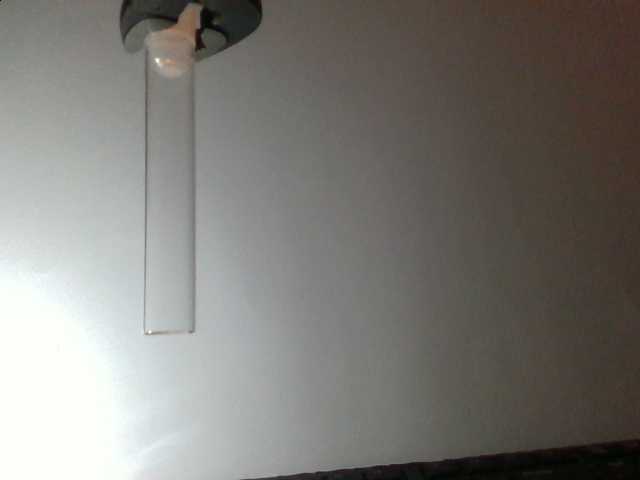
//> input picture VialsForProject/DarkRoomVial.png, 640 x 480 px
$ ./Source   (built with g++ and OpenCV 4)
//> lines starting //> are read from the running program, lines starting //| are printed output that depends on the picture; after the words box and inside, x2 and y2 are one past the last pixel; in counts of white or black regions, pixels touching at a corner belong together
#include <iostream>
#include <opencv2/core.hpp>
#include <opencv2/highgui.hpp>
#include <opencv2/imgproc.hpp>
#include <opencv2/imgcodecs.hpp>

using namespace cv;
using namespace std;

struct Vialfeatures
{
	int contourIndex;
	int area;
	int perimeter;
	float circularity;
	bool hasCrack;
	float elongation;
};

void Good()
{
	//Load the Image needed:
	Mat vial = imread("C:\\Users\\andre\\OneDrive\\Skrivebord\\ProjectRelated\\VialsForProject\\DarkRoomVial.png");
//> vial is the input picture: 480 rows x 640 cols, CV_8UC3; mean B, G, R 118.6, 123.4, 125.4

	if (vial.empty()) cout << "Failed loading image" << endl;
	else cout << "Image Loaded succesfully" << endl;

	//Defining Region Of Interest (ROI):
	Rect ROI = Rect(115, 43, 106, 312); // ROI of interest for DarkRoomVials (115,43,106,312) , Found using ImageJ (For other vials: 198, 108, 139, 372)
	Mat vial_ROI = vial(ROI);

	//For the Good Vial:
	Mat Grayscale = Mat(vial_ROI.size(), CV_8U);
	Mat vial_Blur = Mat(vial_ROI.size(), CV_8U);
	Mat vial_Subt = Mat(vial_ROI.size(), CV_8U);
	Mat vial_Thresh = Mat(vial_ROI.size(), CV_8U);
	Mat ContourIMG = Mat(vial_ROI.size(), CV_8U);


	//Thresholding:
	medianBlur(vial_ROI, vial_Blur, 41); //Blurring image to get rid of uneven lighting.
	subtract(vial_Blur, vial_ROI, vial_Subt); //Subtracting background to only get circumference of vial.

	//Before threshold can be applied a color-to-grayscale is needed using cvtColor:
	cvtColor(vial_Subt, Grayscale, COLOR_BGR2GRAY);

	//Now the most optimal threshold is found, using threshold command:
	threshold(Grayscale, vial_Thresh, 0, 255, THRESH_BINARY | THRESH_OTSU);
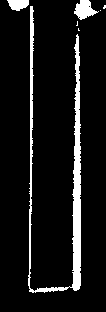
//> vial_Thresh: 312 rows x 106 cols, CV_8UC1; 8.9% white; 7 white regions (4 under 20 px), largest, box (x1, y1, x2, y2) and area: (28, 6, 81, 293) 2460, (74, 0, 99, 20) 284, (7, 0, 29, 11) 179

	//Morpholoy application Good Vial:
	//Morphology matrices:
	Mat vial_morph1 = Mat(vial_ROI.size(), CV_8U);
	Mat vial_morph2 = Mat(vial_ROI.size(), CV_8U);
	Mat vial_morph3 = Mat(vial_ROI.size(), CV_8U);
	Mat vial_morph4 = Mat(vial_ROI.size(), CV_8U);
	Mat ElemOpen = getStructuringElement(MORPH_RECT, Size(1, 4));
	Mat ElemClose = getStructuringElement(MORPH_ELLIPSE, Size(3, 6));
	Mat ElemDilate = getStructuringElement(MORPH_RECT, Size(7, 7));
	Mat ElemErode = getStructuringElement(MORPH_RECT, Size(6, 6));
	morphologyEx(vial_Thresh, vial_morph1, MORPH_DILATE, ElemDilate);
//> vial_morph1: 312 rows x 106 cols, CV_8UC1; 22.2% white; 1 white region, box (x1, y1, x2, y2) and area: (4, 0, 106, 296) 7353
	morphologyEx(vial_morph1, vial_morph2, MORPH_CLOSE, ElemClose);
//> vial_morph2: 312 rows x 106 cols, CV_8UC1; 22.5% white; 1 white region, box (x1, y1, x2, y2) and area: (4, 0, 106, 297) 7435
	morphologyEx(vial_morph2, vial_morph3, MORPH_OPEN, ElemOpen);
//> vial_morph3: 312 rows x 106 cols, CV_8UC1; 22.6% white; 1 white region, box (x1, y1, x2, y2) and area: (4, 0, 106, 298) 7489
	morphologyEx(vial_morph3, vial_morph4, MORPH_ERODE, ElemErode);
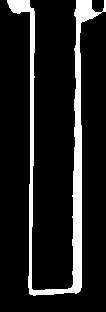
//> vial_morph4: 312 rows x 106 cols, CV_8UC1; 12.3% white; 1 white region


	//Contouring:
	vector<vector<Point>> Gcontours;
	vector<Vec4i> hierarchy;

	findContours(vial_morph4, Gcontours, hierarchy, RETR_TREE, CHAIN_APPROX_NONE);
//> Gcontours = 1 contour; box (x1, y1, x2, y2) and area: (7, 0, 106, 296) 3390

	vector<Vialfeatures> featVec;

	//Looping through all contours, for now only external contours (hierarchy-parent = -1):
	//Save contour index and features in a vector:

	for (int i = 0; i < Gcontours.size(); i++)
	{
		if (hierarchy[i][3] == -1)
		{
			Vialfeatures G;
			G.contourIndex = i;
			G.area = contourArea(Gcontours[i]);
			G.perimeter = arcLength(Gcontours[i], true);
			G.circularity = (4 * 3.14 * G.area) / pow(G.perimeter, 2);
			G.hasCrack = (hierarchy[i][2] == -1) ? false : true;

			RotatedRect box = minAreaRect(Gcontours[i]);
			G.elongation = max(box.size.width / box.size.height, box.size.height / box.size.width);

			cout << "G.Area:" << G.area << "; G.Perimeter:" << G.perimeter << "; G.Circularity:" << G.circularity << "; G.Cracks:" << G.hasCrack << "; G.Elongation:" << G.elongation << endl;

			featVec.push_back(G);
		}
	}
//> this loop made 1 pass
//> (G.area, G.perimeter, G.circularity, G.hasCrack, box, G.elongation) on pass 1: (3389, 1383, 0.0223, false, centre (56, 147.5), size (295, 98), angle -90, 3.01)
//| G.Area:3389; G.Perimeter:1383; G.Circularity:0.0222544; G.Cracks:0; G.Elongation:3.0102

	for (int i = 0; i < featVec.size(); i++)
	{
		if (featVec[i].area < 5000)
		{
			drawContours(ContourIMG, Gcontours, featVec[i].contourIndex, Scalar(0, 150, 0), 1);
		}

		if (featVec[i].elongation > 1000)
		{
			drawContours(ContourIMG, Gcontours, featVec[i].contourIndex, Scalar(255, 0, 0), 1);
		}

		if (featVec[i].area < 10000 && featVec[i].hasCrack == true)
		{
			drawContours(ContourIMG, Gcontours, featVec[i].contourIndex, Scalar(255, 255, 0), 1);
		}

	}
//> ContourIMG: 312 rows x 106 cols, CV_8UC1; every value is 0


	//Results with Good vial:
	//imshow("Original Image", vial);
	//imshow("Background", vial_Subt);
	imshow("Region of Interest", vial_ROI);
	imshow("Threshold", vial_Thresh);
	imshow("Morphology", vial_morph4);
	imshow("Contours", ContourIMG);
}

void Bad()
{
	Mat BadVial = imread("C:\\Users\\andre\\OneDrive\\Skrivebord\\ProjectRelated\\VialsForProject\\DarkRoomCrack.png");
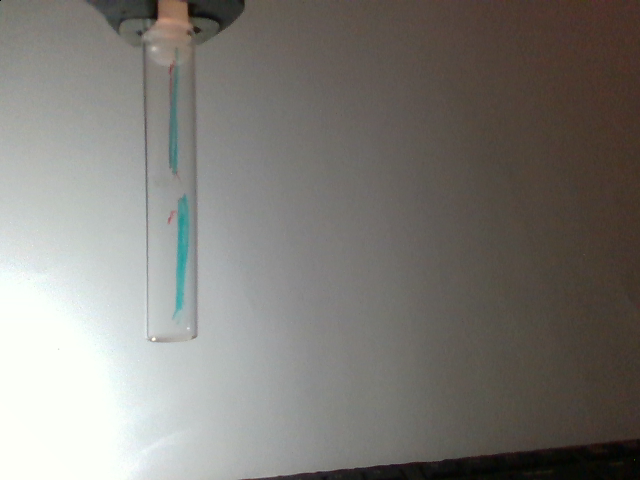
//> input picture VialsForProject/DarkRoomCrack.png, 640 x 480 px
//> BadVial is the input picture: 480 rows x 640 cols, CV_8UC3; mean B, G, R 118.8, 123.7, 126.4


	if (BadVial.empty()) cout << "Failed loading Image" << endl;
	else cout << "Image Loaded succesfully" << endl;

	//Defining Region Of Interest (ROI):
	Rect ROI = Rect(115, 43, 106, 312); // ROI of interest for DarkRoomVials, Found using ImageJ (For other vials: 198, 108, 139, 372)
	Mat BadVial_ROI = BadVial(ROI);
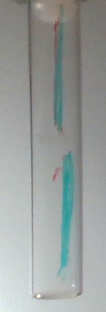
//> BadVial_ROI: 312 rows x 106 cols, CV_8UC3; mean B, G, R 156.5, 158.5, 153.5

	//Bad Vial:
	Mat GrayscaleBad = Mat(BadVial_ROI.size(), CV_8U);
	Mat vial_BlurBad = Mat(BadVial_ROI.size(), CV_8U);
	Mat vial_SubtBad = Mat(BadVial_ROI.size(), CV_8U);
	Mat vial_ThreshBad = Mat(BadVial_ROI.size(), CV_8U);
	Mat ContourIMGBad = Mat(BadVial_ROI.size(), CV_8U);


	//Thresholding:
	medianBlur(BadVial_ROI, vial_BlurBad, 31); //Blurring image to get rid of uneven lighting. (Number needs to be uneven)
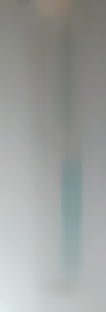
//> vial_BlurBad: 312 rows x 106 cols, CV_8UC3; mean B, G, R 158, 160.2, 157.1
	subtract(vial_BlurBad, BadVial_ROI, vial_SubtBad); //Subtracting background to only get circumference of vial.

	//Before threshold can be applied a color-to-grayscale is needed using cvtColor:
	cvtColor(vial_SubtBad, GrayscaleBad, COLOR_BGR2GRAY);
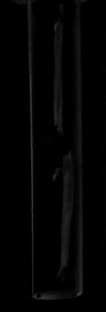
//> GrayscaleBad: 312 rows x 106 cols, CV_8UC1; min 0, max 68, mean 3.9

	//Now the most optimal threshold is found, using threshold command:
	threshold(GrayscaleBad, vial_ThreshBad, 0, 255, THRESH_BINARY | THRESH_OTSU);
//> vial_ThreshBad: 312 rows x 106 cols, CV_8UC1; 12.8% white; 8 white regions (3 under 20 px), largest, box (x1, y1, x2, y2) and area: (75, 0, 87, 297) 1339, (13, 0, 72, 300) 1031, (57, 151, 74, 277) 1016, (53, 21, 63, 133) 776, (52, 168, 60, 181) 42

	//Morpholoy application Good Vial:
	//Morphology matrices:
	Mat Badvial_morph1 = Mat(BadVial_ROI.size(), CV_8U);
	Mat Badvial_morph2 = Mat(BadVial_ROI.size(), CV_8U);
	Mat Badvial_morph3 = Mat(BadVial_ROI.size(), CV_8U);
	Mat BadElem1 = getStructuringElement(MORPH_RECT, Size(2, 5));
	Mat BadElem2 = getStructuringElement(MORPH_ELLIPSE, Size(4, 6));
	Mat BadElem3 = getStructuringElement(MORPH_RECT, Size(1, 1));
	morphologyEx(vial_ThreshBad, Badvial_morph1, MORPH_DILATE, BadElem1);
//> Badvial_morph1: 312 rows x 106 cols, CV_8UC1; 17.8% white; 6 white regions, box (x1, y1, x2, y2) and area: (75, 0, 88, 299) 1837, (13, 0, 73, 302) 1673, (57, 149, 75, 279) 1253, (53, 19, 64, 135) 991, (52, 166, 61, 183) 93, (60, 3, 64, 16) 44
	morphologyEx(Badvial_morph1, Badvial_morph2, MORPH_CLOSE, BadElem2);
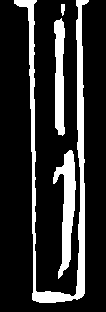
//> Badvial_morph2: 312 rows x 106 cols, CV_8UC1; 18% white; 4 white regions
	morphologyEx(Badvial_morph2, Badvial_morph3, MORPH_ERODE, BadElem3);


	//Contouring:
	vector<vector<Point>> Bcontours;
	vector<Vec4i> Bhierarchy;

	findContours(Badvial_morph3, Bcontours, Bhierarchy, RETR_TREE, CHAIN_APPROX_NONE);
//> Bcontours = 4 contours; box (x1, y1, x2, y2) and area: (14, 0, 89, 303) 2896, (53, 150, 76, 279) 1205, (54, 18, 65, 136) 881, (61, 4, 65, 16) 26; Bhierarchy = 4 items: [1, -1, -1, -1], [2, 0, -1, -1], [3, 1, -1, -1], [-1, 2, -1, -1]

	vector<Vialfeatures> BfeatVec;

	//Looping through all contours, for now only external contours (hierarchy-parent = -1):
	//Save contour index and features in a vector:

	for (int i = 0; i < Bcontours.size(); i++)
	{
		if (Bhierarchy[i][3] == -1)
		{
			Vialfeatures B;
			B.contourIndex = i;
			B.area = contourArea(Bcontours[i]);
			B.perimeter = arcLength(Bcontours[i], true);
			B.circularity = (4 * 3.14 * B.area) / pow(B.perimeter, 2);
			B.hasCrack = (Bhierarchy[i][2] == -1) ? false : true;

			RotatedRect box = minAreaRect(Bcontours[i]);
			B.elongation = max(box.size.width / box.size.height, box.size.height / box.size.width);

			cout << "Area:" << B.area << "; Perimeter:" << B.perimeter << "; Circularity:" << B.circularity << "; Cracks:" << B.hasCrack << "; Elongation:" << B.elongation << endl;

			BfeatVec.push_back(B);
		}
	}
//> this loop made 4 passes
//> (B.area, B.perimeter, B.circularity, box, B.elongation) on passes 1 to 4: (1205, 306, 0.162, centre (65.7, 213.9), size (22.1, 127.2), angle -3, 5.76), (881, 249, 0.178, centre (59, 76.5), size (117, 10), angle -90, 11.7), (25, 26, 0.464, centre (62.5, 9.5), size (11, 3), angle -90, 3.67), (2896, 1351, 0.0199, centre (51, 151), size (302, 74), angle -90, 4.08)
//| Area:1205; Perimeter:306; Circularity:0.161634; Cracks:0; Elongation:5.76429
//| Area:881; Perimeter:249; Circularity:0.178471; Cracks:0; Elongation:11.7
//| Area:25; Perimeter:26; Circularity:0.464497; Cracks:0; Elongation:3.66667
//| Area:2896; Perimeter:1351; Circularity:0.0199286; Cracks:0; Elongation:4.08108

	for (int i = 0; i < BfeatVec.size(); i++)
	{
		if (BfeatVec[i].area < 5000)
		{
			drawContours(ContourIMGBad, Bcontours, BfeatVec[i].contourIndex, Scalar(0, 150, 0), 1);
		}

		if (BfeatVec[i].elongation > 1000)
		{
			drawContours(ContourIMGBad, Bcontours, BfeatVec[i].contourIndex, Scalar(255, 0, 0), 1);
		}

		if (BfeatVec[i].area < 10000 && BfeatVec[i].hasCrack == true)
		{
			drawContours(ContourIMGBad, Bcontours, BfeatVec[i].contourIndex, Scalar(255, 255, 0), 1);
		}

	}

	//Results Bad Vial:
	//imshow("Bad Vial -Original", BadVial);
	imshow("Bad Vial - Region of Interest", BadVial_ROI);
	imshow("Bad Vial - Threshold", vial_ThreshBad);
	imshow("Bad Vial - Morphology", Badvial_morph3);
	imshow("Bad Vial - Contours", ContourIMGBad);
	imshow("Background - Bad", vial_SubtBad);


}

void main()
{
	Good();
	Bad();


	waitKey(0);
}
